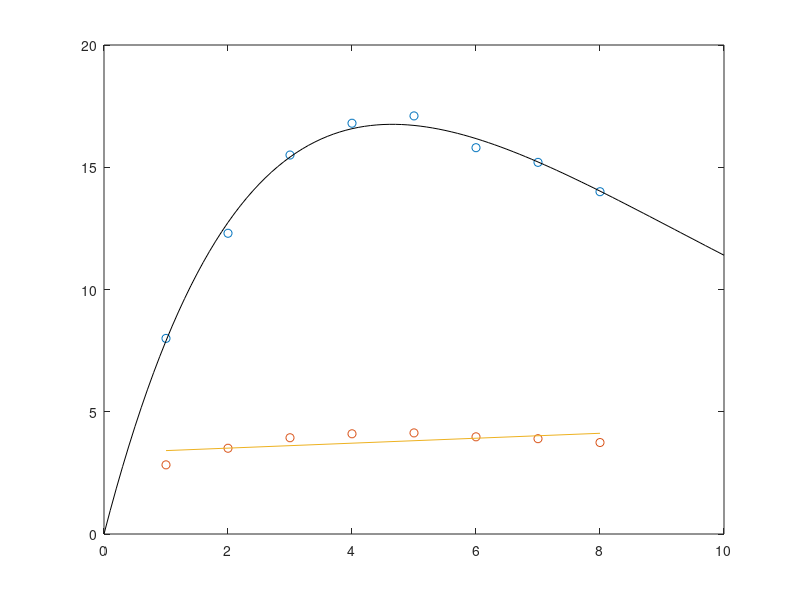

MATLAB code for this plot:
%%%%%%%%%%%%%%%%%%%%%%%%%%%%%%%%%%%%%%%%%%%%%%%%%%%%%%%%%%%%%%%%%
%Use Gauss-Newton to determine the least square estimate of xls

% Generate yfit2 for this approach using
% t = 0:0.1:8

% Plot the resulting fit
%hold on
%plot(t,yfit2,'k')

clear all 
close all
format compact

model = @(ti,x1,x2) x1*ti*exp(x2*ti); %define the model fn
derivx1 = @(ti,x1,x2) ti*exp(x2*ti); %define deriv wrt x1
derivx2 = @(ti,x1,x2) x1*ti*ti*exp(x2*ti); %define deriv wrt x2

t = [1:8]';  %t data
y = [8 12.3 15.5 16.8 17.1 15.8 15.2 14]'; %ydata
M = length(t);

plot(t,y,'o') %plot the data
hold on

xls(1) = 8; %Initial guesses for the parameters
xls(2) = 1;
xls = xls';

N = 50; %Number of iterations in Gauss-Newton

for i = 1:N
    clear r;
    for j = 1:M % create the residual vector and the cols of Dr
     r(j) =  model(t(j),xls(1),xls(2)) - y(j);
     col1(j) = derivx1(t(j),xls(1),xls(2));
     col2(j) = derivx2(t(j),xls(1),xls(2));
    end
    r = r';
    Dr = [col1', col2']; %Create the Jacobian matrix Dr
    DrTDr = Dr'*Dr; 
    DrTr = Dr'*r;
    v = DrTDr\DrTr; %Compute the update which satisfies (Dr'Dr)v = (Dr')r
    xls = xls - v; %Update xls
end

for j = 1:M %Create the yfit vector
    yfit(j) = model(t(j),xls(1),xls(2));
end

tlong = [0:0.1:10]; %Create a t vector with many points
for j = 1:length(tlong) %Create the yfit vector
    yfitlong(j) = model(tlong(j),xls(1),xls(2));
end

plot(tlong,yfitlong,'k') %Plot yfit on top of data

%%%Output
xls
RMSE = r'*r  % Compute RMSE

%%%%%%%%%%%%%%%%%%%%%%%%%%%%%%%%%%%%%%%%%%%%%%%%%%%%%%%%%%%%%%%%%%
%  Use transformed least squares to estimate xls

% Generate yfit for this approach using
% t = 0:0.1:8

% Plot the resulting fit
%hold on
%plot(t,yfit)

t_trans = sqrt(t);
y_trans = sqrt(y);
plot(t, y_trans, 'o')

a1 = ones(length(t), 1);
a2 = t;
a = [a1, a2];

aTa = a' * a;
aTb = a' * y_trans;
x = aTa\aTb;

for i=1:length(t)
    line(i) = x(1) + x(2) * i;
end
plot(t, line)